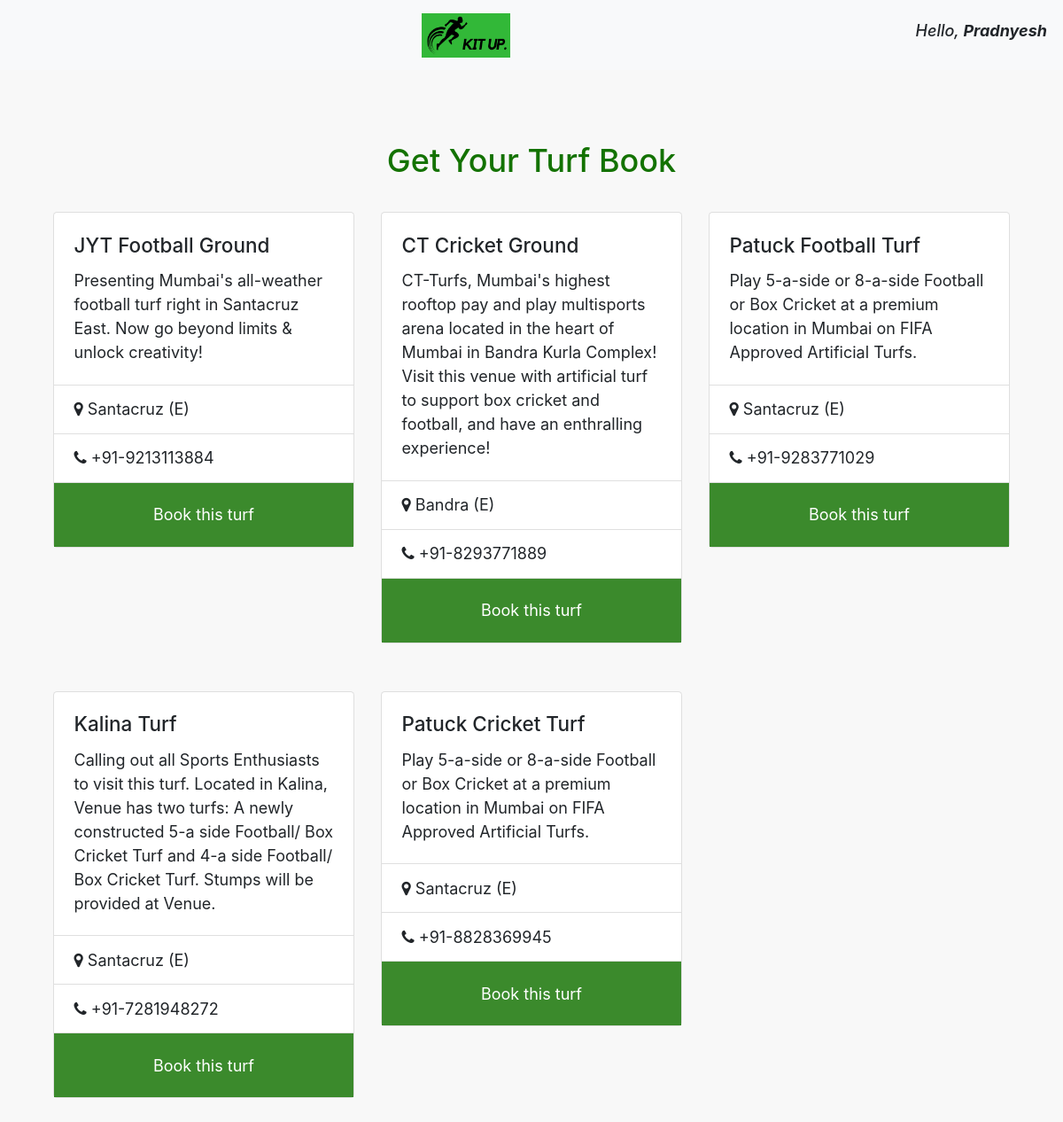
The page /bookit/ (signed in) on the database its author committed.
### btbookturf/models.py (models this page shows, shortened)
class Ground(models.Model):
    name=models.CharField(max_length=100)
    address=models.CharField(max_length=300)
    phone=models.CharField(max_length=10)
    ground_description=models.CharField(max_length=300,default=" ")

### btbookturf/views.py (the view)
# urls.py: path('bookit/',views.bookit, name="bookIt"),
def bookit(request):
    exuser=request.user
    print(exuser)
    print(exuser.pk)
    try:
        exuser=request.user
        Ex_User = User.objects.get(pk=exuser.pk)
        print(Ex_User.pk)
        ground_list = Ground.objects.all()
        slots = Slot.objects.all()
        bookingsByUser=Booking.objects.filter(user=exuser)
        print(bookingsByUser)
        slotsToday=datetime.date.today()
        slotsTomorrow=datetime.date.today()+datetime.timedelta(1)
        slotsDayAfTomo=datetime.date.today()+datetime.timedelta(2)
        bookingsToday=Booking.objects.filter(book_date=slotsToday)
        bookingsTomorrow=Booking.objects.filter(book_date=slotsTomorrow)
        bookingsAfTomorrow=Booking.objects.filter(book_date=slotsDayAfTomo)
        print("Today's booking: ",bookingsToday)
        print("bookingsTomorrow: ",bookingsTomorrow)
        print("bookingsAfTomorrow: ",bookingsAfTomorrow)
        context={
            'allgrounds':ground_list,
            'allslots':slots,
            'userName':exuser,
        }
        template = loader.get_template('bookit.html')
        return HttpResponse(template.render(context,request))
    except Exception as e:
        print(e)
        return redirect('login')

### btbookturf/models.py (called while the page is built)
    def __str__(self):
        return self.name

### templates/bookit.html (shortened to what this page needs)
{% extends 'base.html' %}
    {% block content %}
    <div class="container">
        <div>
            <h2 style="text-align: center; color: rgb(19, 114, 0);">Get Your Turf Book</h2>
        </div>
        <div class="row">
            {% for x in allgrounds %}
            <div class="col-sm-4 py-4">
                <div class="card" style="width: auto;">
                    <div class="card-body">
                        <h5 class="card-title">{{ x.name }}</h5>
                        <p class="card-text">{{ x.ground_description }}</p>
                    </div>
                    <ul class="list-group list-group-flush">
                        <li class="list-group-item"><i class="fa fa-map-marker" aria-hidden="true"></i> {{ x.address }}</li>
                        <li class="list-group-item"><i class="fa fa-phone" aria-hidden="true"></i> +91-{{ x.phone }}</li>
                    </ul>
                    <div class="btnlink" style="background-color: #137200d3; cursor: pointer;">
                        <div class="card-body text-center">
                            <a href="form/{{ x.name }}" class="card-link" style="color: #fff;">Book this turf</a>
                        </div>
                    </div>
                </div>
            </div>
            {% endfor %}
        </div>
    </div>
    {% endblock %}

### templates/base.html (shortened to what this page needs)
<!doctype html>
<html lang="en">
<head>
  <link rel="stylesheet" href="https://cdn.jsdelivr.net/npm/bootstrap@4.0.0/dist/css/bootstrap.min.css"
>
    <link rel="stylesheet" href="/static/font-awesome/font-awesome-4.7.0/css/font-awesome.min.css">
</head>
<body>
  {% include 'navbar.html' %}
  <br />
  <br />
  <br />
  <div class="container">
    {% block content %}
    {% endblock %}
  </div>
</body>
</html>

### templates/navbar.html
<nav class="navbar navbar-light bg-light" style="position: sticky; top: 0; z-index: 2;">
  <a class="navbar-brand mx-auto" href="{% url 'home' %}">
    <img src="/static/images/BT-Turf (2).png" width="100" height="50" class="d-inline-block align-top" alt="">
  </a>
  {% if user.is_authenticated %}
  <h6 style="text-transform: capitalize;"><i>Hello, <b>{{ user.first_name }}</b></i></h6>
  {% endif %}
</nav>

### templates/base.html (style rules this page uses)
body { background-color: #f8f8f8; }
html { font-size: 18px; }

### rows shown on the page
Ground: name "JYT Football Ground", ground_description "Presenting Mumbai's all-weather football turf right in Santacruz East. Now go beyond limits & unlock creativity!", address "Santacruz (E)", phone "9213113884"
Ground: name "CT Cricket Ground", ground_description "CT-Turfs, Mumbai's highest rooftop pay and play multisports arena located in the heart of Mumbai in Bandra Kurla Complex! Visit this venue with artificial turf to support box cricket and football, and have an enthralling experience!", address "Bandra (E)", phone "8293771889"
Ground: name "Patuck Football Turf", ground_description "Play 5-a-side or 8-a-side Football or Box Cricket at a premium location in Mumbai on FIFA Approved Artificial Turfs.", address "Santacruz (E)", phone "9283771029"
Ground: name "Kalina Turf", ground_description "Calling out all Sports Enthusiasts to visit this turf. Located in Kalina, Venue has two turfs: A newly constructed 5-a side Football/ Box Cricket Turf and 4-a side Football/ Box Cricket Turf. Stumps will be provided at Venue.", address "Santacruz (E)", phone "7281948272"
Ground: name "Patuck Cricket Turf", ground_description "Play 5-a-side or 8-a-side Football or Box Cricket at a premium location in Mumbai on FIFA Approved Artificial Turfs.", address "Santacruz (E)", phone "8828369945"

### other values the page prints
{{ user.first_name }} "Pradnyesh"
